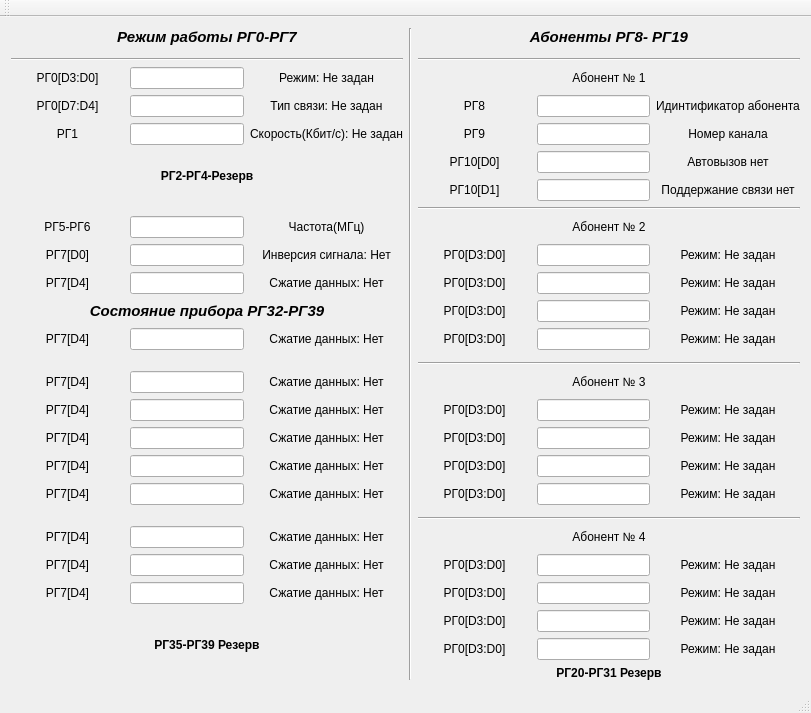
<?xml version="1.0" encoding="UTF-8"?>
<ui version="4.0">
 <class>DeviceVSClass</class>
 <widget class="QMainWindow" name="DeviceVSClass">
  <property name="geometry">
   <rect>
    <x>0</x>
    <y>0</y>
    <width>811</width>
    <height>693</height>
   </rect>
  </property>
  <property name="windowTitle">
   <string>Устройство</string>
  </property>
  <widget class="QWidget" name="centralWidget">
   <property name="sizePolicy">
    <sizepolicy hsizetype="Preferred" vsizetype="Preferred">
     <horstretch>0</horstretch>
     <verstretch>0</verstretch>
    </sizepolicy>
   </property>
   <layout class="QGridLayout" name="gridLayout">
    <item row="2" column="0">
     <layout class="QGridLayout" name="gridLayout_5">
      <property name="sizeConstraint">
       <enum>QLayout::SetDefaultConstraint</enum>
      </property>
      <item row="4" column="0">
       <widget class="QLabel" name="label">
        <property name="sizePolicy">
         <sizepolicy hsizetype="Minimum" vsizetype="Maximum">
          <horstretch>0</horstretch>
          <verstretch>0</verstretch>
         </sizepolicy>
        </property>
        <property name="layoutDirection">
         <enum>Qt::LeftToRight</enum>
        </property>
        <property name="text">
         <string>РГ0[D3:D0]</string>
        </property>
        <property name="alignment">
         <set>Qt::AlignCenter</set>
        </property>
       </widget>
      </item>
      <item row="4" column="4" colspan="3">
       <widget class="QLabel" name="label_14">
        <property name="text">
         <string>Абонент № 1</string>
        </property>
        <property name="alignment">
         <set>Qt::AlignCenter</set>
        </property>
       </widget>
      </item>
      <item row="5" column="5">
       <widget class="QLineEdit" name="lineEdit_7">
        <property name="sizePolicy">
         <sizepolicy hsizetype="Preferred" vsizetype="Preferred">
          <horstretch>0</horstretch>
          <verstretch>0</verstretch>
         </sizepolicy>
        </property>
        <property name="alignment">
         <set>Qt::AlignCenter</set>
        </property>
       </widget>
      </item>
      <item row="7" column="6">
       <widget class="QLabel" name="label_22">
        <property name="text">
         <string>Автовызов нет</string>
        </property>
        <property name="alignment">
         <set>Qt::AlignCenter</set>
        </property>
       </widget>
      </item>
      <item row="27" column="5">
       <widget class="QLineEdit" name="lineEdit_21">
        <property name="sizePolicy">
         <sizepolicy hsizetype="Preferred" vsizetype="Preferred">
          <horstretch>0</horstretch>
          <verstretch>0</verstretch>
         </sizepolicy>
        </property>
        <property name="text">
         <string/>
        </property>
        <property name="alignment">
         <set>Qt::AlignCenter</set>
        </property>
       </widget>
      </item>
      <item row="6" column="1">
       <widget class="QLineEdit" name="lineEdit_3">
        <property name="sizePolicy">
         <sizepolicy hsizetype="Preferred" vsizetype="Preferred">
          <horstretch>0</horstretch>
          <verstretch>0</verstretch>
         </sizepolicy>
        </property>
        <property name="text">
         <string/>
        </property>
        <property name="alignment">
         <set>Qt::AlignCenter</set>
        </property>
       </widget>
      </item>
      <item row="3" column="0" colspan="3">
       <widget class="Line" name="line_3">
        <property name="orientation">
         <enum>Qt::Horizontal</enum>
        </property>
       </widget>
      </item>
      <item row="20" column="5">
       <widget class="QLineEdit" name="lineEdit_17">
        <property name="sizePolicy">
         <sizepolicy hsizetype="Preferred" vsizetype="Preferred">
          <horstretch>0</horstretch>
          <verstretch>0</verstretch>
         </sizepolicy>
        </property>
        <property name="text">
         <string/>
        </property>
        <property name="alignment">
         <set>Qt::AlignCenter</set>
        </property>
       </widget>
      </item>
      <item row="19" column="6">
       <widget class="QLabel" name="label_38">
        <property name="text">
         <string>Режим: Не задан</string>
        </property>
        <property name="alignment">
         <set>Qt::AlignCenter</set>
        </property>
       </widget>
      </item>
      <item row="25" column="4">
       <widget class="QLabel" name="label_44">
        <property name="sizePolicy">
         <sizepolicy hsizetype="Minimum" vsizetype="Maximum">
          <horstretch>0</horstretch>
          <verstretch>0</verstretch>
         </sizepolicy>
        </property>
        <property name="layoutDirection">
         <enum>Qt::LeftToRight</enum>
        </property>
        <property name="text">
         <string>РГ0[D3:D0]</string>
        </property>
        <property name="alignment">
         <set>Qt::AlignCenter</set>
        </property>
       </widget>
      </item>
      <item row="11" column="1">
       <widget class="QLineEdit" name="lineEdit_5">
        <property name="sizePolicy">
         <sizepolicy hsizetype="Preferred" vsizetype="Preferred">
          <horstretch>0</horstretch>
          <verstretch>0</verstretch>
         </sizepolicy>
        </property>
        <property name="alignment">
         <set>Qt::AlignCenter</set>
        </property>
       </widget>
      </item>
      <item row="5" column="6">
       <widget class="QLabel" name="label_11">
        <property name="text">
         <string>Идинтификатор абонента</string>
        </property>
        <property name="alignment">
         <set>Qt::AlignCenter</set>
        </property>
       </widget>
      </item>
      <item row="1" column="4" colspan="3">
       <widget class="QLabel" name="label_6">
        <property name="sizePolicy">
         <sizepolicy hsizetype="Minimum" vsizetype="Fixed">
          <horstretch>0</horstretch>
          <verstretch>0</verstretch>
         </sizepolicy>
        </property>
        <property name="font">
         <font>
          <pointsize>11</pointsize>
          <italic>true</italic>
          <bold>true</bold>
         </font>
        </property>
        <property name="text">
         <string>Абоненты РГ8- РГ19</string>
        </property>
        <property name="alignment">
         <set>Qt::AlignCenter</set>
        </property>
       </widget>
      </item>
      <item row="26" column="6">
       <widget class="QLabel" name="label_47">
        <property name="text">
         <string>Режим: Не задан</string>
        </property>
        <property name="alignment">
         <set>Qt::AlignCenter</set>
        </property>
       </widget>
      </item>
      <item row="27" column="6">
       <widget class="QLabel" name="label_49">
        <property name="text">
         <string>Режим: Не задан</string>
        </property>
        <property name="alignment">
         <set>Qt::AlignCenter</set>
        </property>
       </widget>
      </item>
      <item row="10" column="4" colspan="3">
       <widget class="QLabel" name="label_25">
        <property name="text">
         <string>Абонент № 2</string>
        </property>
        <property name="alignment">
         <set>Qt::AlignCenter</set>
        </property>
       </widget>
      </item>
      <item row="21" column="5">
       <widget class="QLineEdit" name="lineEdit_18">
        <property name="sizePolicy">
         <sizepolicy hsizetype="Preferred" vsizetype="Preferred">
          <horstretch>0</horstretch>
          <verstretch>0</verstretch>
         </sizepolicy>
        </property>
        <property name="text">
         <string/>
        </property>
        <property name="alignment">
         <set>Qt::AlignCenter</set>
        </property>
       </widget>
      </item>
      <item row="14" column="6">
       <widget class="QLabel" name="label_33">
        <property name="text">
         <string>Режим: Не задан</string>
        </property>
        <property name="alignment">
         <set>Qt::AlignCenter</set>
        </property>
       </widget>
      </item>
      <item row="5" column="1">
       <widget class="QLineEdit" name="lineEdit_2">
        <property name="sizePolicy">
         <sizepolicy hsizetype="Preferred" vsizetype="Preferred">
          <horstretch>0</horstretch>
          <verstretch>0</verstretch>
         </sizepolicy>
        </property>
        <property name="alignment">
         <set>Qt::AlignCenter</set>
        </property>
       </widget>
      </item>
      <item row="24" column="0">
       <widget class="QLabel" name="label_66">
        <property name="sizePolicy">
         <sizepolicy hsizetype="Minimum" vsizetype="Maximum">
          <horstretch>0</horstretch>
          <verstretch>0</verstretch>
         </sizepolicy>
        </property>
        <property name="layoutDirection">
         <enum>Qt::LeftToRight</enum>
        </property>
        <property name="text">
         <string>РГ7[D4]</string>
        </property>
        <property name="alignment">
         <set>Qt::AlignCenter</set>
        </property>
       </widget>
      </item>
      <item row="19" column="1">
       <widget class="QLineEdit" name="lineEdit_26">
        <property name="sizePolicy">
         <sizepolicy hsizetype="Preferred" vsizetype="Preferred">
          <horstretch>0</horstretch>
          <verstretch>0</verstretch>
         </sizepolicy>
        </property>
        <property name="alignment">
         <set>Qt::AlignCenter</set>
        </property>
       </widget>
      </item>
      <item row="11" column="6">
       <widget class="QLabel" name="label_27">
        <property name="text">
         <string>Режим: Не задан</string>
        </property>
        <property name="alignment">
         <set>Qt::AlignCenter</set>
        </property>
       </widget>
      </item>
      <item row="28" column="4">
       <widget class="QLabel" name="label_50">
        <property name="sizePolicy">
         <sizepolicy hsizetype="Minimum" vsizetype="Maximum">
          <horstretch>0</horstretch>
          <verstretch>0</verstretch>
         </sizepolicy>
        </property>
        <property name="layoutDirection">
         <enum>Qt::LeftToRight</enum>
        </property>
        <property name="text">
         <string>РГ0[D3:D0]</string>
        </property>
        <property name="alignment">
         <set>Qt::AlignCenter</set>
        </property>
       </widget>
      </item>
      <item row="17" column="0">
       <widget class="QLabel" name="label_56">
        <property name="sizePolicy">
         <sizepolicy hsizetype="Minimum" vsizetype="Maximum">
          <horstretch>0</horstretch>
          <verstretch>0</verstretch>
         </sizepolicy>
        </property>
        <property name="layoutDirection">
         <enum>Qt::LeftToRight</enum>
        </property>
        <property name="text">
         <string>РГ7[D4]</string>
        </property>
        <property name="alignment">
         <set>Qt::AlignCenter</set>
        </property>
       </widget>
      </item>
      <item row="10" column="2">
       <widget class="QLabel" name="label_12">
        <property name="text">
         <string>Частота(МГц)</string>
        </property>
        <property name="alignment">
         <set>Qt::AlignCenter</set>
        </property>
       </widget>
      </item>
      <item row="18" column="0">
       <widget class="QLabel" name="label_58">
        <property name="sizePolicy">
         <sizepolicy hsizetype="Minimum" vsizetype="Maximum">
          <horstretch>0</horstretch>
          <verstretch>0</verstretch>
         </sizepolicy>
        </property>
        <property name="layoutDirection">
         <enum>Qt::LeftToRight</enum>
        </property>
        <property name="text">
         <string>РГ7[D4]</string>
        </property>
        <property name="alignment">
         <set>Qt::AlignCenter</set>
        </property>
       </widget>
      </item>
      <item row="12" column="0">
       <widget class="QLabel" name="label_18">
        <property name="sizePolicy">
         <sizepolicy hsizetype="Minimum" vsizetype="Maximum">
          <horstretch>0</horstretch>
          <verstretch>0</verstretch>
         </sizepolicy>
        </property>
        <property name="layoutDirection">
         <enum>Qt::LeftToRight</enum>
        </property>
        <property name="text">
         <string>РГ7[D4]</string>
        </property>
        <property name="alignment">
         <set>Qt::AlignCenter</set>
        </property>
       </widget>
      </item>
      <item row="8" column="6">
       <widget class="QLabel" name="label_24">
        <property name="text">
         <string>Поддержание связи нет</string>
        </property>
        <property name="alignment">
         <set>Qt::AlignCenter</set>
        </property>
       </widget>
      </item>
      <item row="20" column="6">
       <widget class="QLabel" name="label_40">
        <property name="text">
         <string>Режим: Не задан</string>
        </property>
        <property name="alignment">
         <set>Qt::AlignCenter</set>
        </property>
       </widget>
      </item>
      <item row="1" column="3" rowspan="29">
       <widget class="Line" name="line">
        <property name="orientation">
         <enum>Qt::Vertical</enum>
        </property>
       </widget>
      </item>
      <item row="7" column="4">
       <widget class="QLabel" name="label_20">
        <property name="sizePolicy">
         <sizepolicy hsizetype="Minimum" vsizetype="Maximum">
          <horstretch>0</horstretch>
          <verstretch>0</verstretch>
         </sizepolicy>
        </property>
        <property name="layoutDirection">
         <enum>Qt::LeftToRight</enum>
        </property>
        <property name="text">
         <string>РГ10[D0]</string>
        </property>
        <property name="alignment">
         <set>Qt::AlignCenter</set>
        </property>
       </widget>
      </item>
      <item row="17" column="2">
       <widget class="QLabel" name="label_57">
        <property name="text">
         <string>Сжатие данных: Нет</string>
        </property>
        <property name="alignment">
         <set>Qt::AlignCenter</set>
        </property>
       </widget>
      </item>
      <item row="13" column="0" colspan="3">
       <widget class="QLabel" name="label_53">
        <property name="sizePolicy">
         <sizepolicy hsizetype="Minimum" vsizetype="Fixed">
          <horstretch>0</horstretch>
          <verstretch>0</verstretch>
         </sizepolicy>
        </property>
        <property name="font">
         <font>
          <pointsize>11</pointsize>
          <italic>true</italic>
          <bold>true</bold>
         </font>
        </property>
        <property name="text">
         <string>Состояние прибора РГ32-РГ39</string>
        </property>
        <property name="alignment">
         <set>Qt::AlignCenter</set>
        </property>
       </widget>
      </item>
      <item row="12" column="2">
       <widget class="QLabel" name="label_19">
        <property name="text">
         <string>Сжатие данных: Нет</string>
        </property>
        <property name="alignment">
         <set>Qt::AlignCenter</set>
        </property>
       </widget>
      </item>
      <item row="21" column="6">
       <widget class="QLabel" name="label_42">
        <property name="text">
         <string>Режим: Не задан</string>
        </property>
        <property name="alignment">
         <set>Qt::AlignCenter</set>
        </property>
       </widget>
      </item>
      <item row="18" column="5">
       <widget class="QLineEdit" name="lineEdit_15">
        <property name="sizePolicy">
         <sizepolicy hsizetype="Preferred" vsizetype="Preferred">
          <horstretch>0</horstretch>
          <verstretch>0</verstretch>
         </sizepolicy>
        </property>
        <property name="text">
         <string/>
        </property>
        <property name="alignment">
         <set>Qt::AlignCenter</set>
        </property>
       </widget>
      </item>
      <item row="12" column="1">
       <widget class="QLineEdit" name="lineEdit_6">
        <property name="sizePolicy">
         <sizepolicy hsizetype="Preferred" vsizetype="Preferred">
          <horstretch>0</horstretch>
          <verstretch>0</verstretch>
         </sizepolicy>
        </property>
        <property name="alignment">
         <set>Qt::AlignCenter</set>
        </property>
       </widget>
      </item>
      <item row="20" column="4">
       <widget class="QLabel" name="label_39">
        <property name="sizePolicy">
         <sizepolicy hsizetype="Minimum" vsizetype="Maximum">
          <horstretch>0</horstretch>
          <verstretch>0</verstretch>
         </sizepolicy>
        </property>
        <property name="layoutDirection">
         <enum>Qt::LeftToRight</enum>
        </property>
        <property name="text">
         <string>РГ0[D3:D0]</string>
        </property>
        <property name="alignment">
         <set>Qt::AlignCenter</set>
        </property>
       </widget>
      </item>
      <item row="26" column="4">
       <widget class="QLabel" name="label_46">
        <property name="sizePolicy">
         <sizepolicy hsizetype="Minimum" vsizetype="Maximum">
          <horstretch>0</horstretch>
          <verstretch>0</verstretch>
         </sizepolicy>
        </property>
        <property name="layoutDirection">
         <enum>Qt::LeftToRight</enum>
        </property>
        <property name="text">
         <string>РГ0[D3:D0]</string>
        </property>
        <property name="alignment">
         <set>Qt::AlignCenter</set>
        </property>
       </widget>
      </item>
      <item row="8" column="4">
       <widget class="QLabel" name="label_23">
        <property name="sizePolicy">
         <sizepolicy hsizetype="Minimum" vsizetype="Maximum">
          <horstretch>0</horstretch>
          <verstretch>0</verstretch>
         </sizepolicy>
        </property>
        <property name="layoutDirection">
         <enum>Qt::LeftToRight</enum>
        </property>
        <property name="text">
         <string>РГ10[D1]</string>
        </property>
        <property name="alignment">
         <set>Qt::AlignCenter</set>
        </property>
       </widget>
      </item>
      <item row="26" column="5">
       <widget class="QLineEdit" name="lineEdit_20">
        <property name="sizePolicy">
         <sizepolicy hsizetype="Preferred" vsizetype="Preferred">
          <horstretch>0</horstretch>
          <verstretch>0</verstretch>
         </sizepolicy>
        </property>
        <property name="text">
         <string/>
        </property>
        <property name="alignment">
         <set>Qt::AlignCenter</set>
        </property>
       </widget>
      </item>
      <item row="11" column="2">
       <widget class="QLabel" name="label_16">
        <property name="text">
         <string>Инверсия сигнала: Нет</string>
        </property>
        <property name="alignment">
         <set>Qt::AlignCenter</set>
        </property>
       </widget>
      </item>
      <item row="10" column="1">
       <widget class="QLineEdit" name="lineEdit_4">
        <property name="sizePolicy">
         <sizepolicy hsizetype="Preferred" vsizetype="Preferred">
          <horstretch>0</horstretch>
          <verstretch>0</verstretch>
         </sizepolicy>
        </property>
        <property name="alignment">
         <set>Qt::AlignCenter</set>
        </property>
       </widget>
      </item>
      <item row="19" column="5">
       <widget class="QLineEdit" name="lineEdit_16">
        <property name="sizePolicy">
         <sizepolicy hsizetype="Preferred" vsizetype="Preferred">
          <horstretch>0</horstretch>
          <verstretch>0</verstretch>
         </sizepolicy>
        </property>
        <property name="text">
         <string/>
        </property>
        <property name="alignment">
         <set>Qt::AlignCenter</set>
        </property>
       </widget>
      </item>
      <item row="20" column="1">
       <widget class="QLineEdit" name="lineEdit_27">
        <property name="sizePolicy">
         <sizepolicy hsizetype="Preferred" vsizetype="Preferred">
          <horstretch>0</horstretch>
          <verstretch>0</verstretch>
         </sizepolicy>
        </property>
        <property name="alignment">
         <set>Qt::AlignCenter</set>
        </property>
       </widget>
      </item>
      <item row="6" column="6">
       <widget class="QLabel" name="label_21">
        <property name="text">
         <string>Номер канала</string>
        </property>
        <property name="alignment">
         <set>Qt::AlignCenter</set>
        </property>
       </widget>
      </item>
      <item row="14" column="5">
       <widget class="QLineEdit" name="lineEdit_14">
        <property name="sizePolicy">
         <sizepolicy hsizetype="Preferred" vsizetype="Preferred">
          <horstretch>0</horstretch>
          <verstretch>0</verstretch>
         </sizepolicy>
        </property>
        <property name="text">
         <string/>
        </property>
        <property name="alignment">
         <set>Qt::AlignCenter</set>
        </property>
       </widget>
      </item>
      <item row="5" column="4">
       <widget class="QLabel" name="label_7">
        <property name="sizePolicy">
         <sizepolicy hsizetype="Minimum" vsizetype="Maximum">
          <horstretch>0</horstretch>
          <verstretch>0</verstretch>
         </sizepolicy>
        </property>
        <property name="layoutDirection">
         <enum>Qt::LeftToRight</enum>
        </property>
        <property name="text">
         <string>РГ8</string>
        </property>
        <property name="alignment">
         <set>Qt::AlignCenter</set>
        </property>
       </widget>
      </item>
      <item row="17" column="1">
       <widget class="QLineEdit" name="lineEdit_24">
        <property name="sizePolicy">
         <sizepolicy hsizetype="Preferred" vsizetype="Preferred">
          <horstretch>0</horstretch>
          <verstretch>0</verstretch>
         </sizepolicy>
        </property>
        <property name="alignment">
         <set>Qt::AlignCenter</set>
        </property>
       </widget>
      </item>
      <item row="13" column="5">
       <widget class="QLineEdit" name="lineEdit_13">
        <property name="sizePolicy">
         <sizepolicy hsizetype="Preferred" vsizetype="Preferred">
          <horstretch>0</horstretch>
          <verstretch>0</verstretch>
         </sizepolicy>
        </property>
        <property name="text">
         <string/>
        </property>
        <property name="alignment">
         <set>Qt::AlignCenter</set>
        </property>
       </widget>
      </item>
      <item row="18" column="4">
       <widget class="QLabel" name="label_35">
        <property name="sizePolicy">
         <sizepolicy hsizetype="Minimum" vsizetype="Maximum">
          <horstretch>0</horstretch>
          <verstretch>0</verstretch>
         </sizepolicy>
        </property>
        <property name="layoutDirection">
         <enum>Qt::LeftToRight</enum>
        </property>
        <property name="text">
         <string>РГ0[D3:D0]</string>
        </property>
        <property name="alignment">
         <set>Qt::AlignCenter</set>
        </property>
       </widget>
      </item>
      <item row="3" column="4" colspan="3">
       <widget class="Line" name="line_2">
        <property name="orientation">
         <enum>Qt::Horizontal</enum>
        </property>
       </widget>
      </item>
      <item row="28" column="5">
       <widget class="QLineEdit" name="lineEdit_22">
        <property name="sizePolicy">
         <sizepolicy hsizetype="Preferred" vsizetype="Preferred">
          <horstretch>0</horstretch>
          <verstretch>0</verstretch>
         </sizepolicy>
        </property>
        <property name="text">
         <string/>
        </property>
        <property name="alignment">
         <set>Qt::AlignCenter</set>
        </property>
       </widget>
      </item>
      <item row="24" column="4" colspan="3">
       <widget class="QLabel" name="label_43">
        <property name="text">
         <string>Абонент № 4</string>
        </property>
        <property name="alignment">
         <set>Qt::AlignCenter</set>
        </property>
       </widget>
      </item>
      <item row="19" column="4">
       <widget class="QLabel" name="label_37">
        <property name="sizePolicy">
         <sizepolicy hsizetype="Minimum" vsizetype="Maximum">
          <horstretch>0</horstretch>
          <verstretch>0</verstretch>
         </sizepolicy>
        </property>
        <property name="layoutDirection">
         <enum>Qt::LeftToRight</enum>
        </property>
        <property name="text">
         <string>РГ0[D3:D0]</string>
        </property>
        <property name="alignment">
         <set>Qt::AlignCenter</set>
        </property>
       </widget>
      </item>
      <item row="25" column="6">
       <widget class="QLabel" name="label_45">
        <property name="text">
         <string>Режим: Не задан</string>
        </property>
        <property name="alignment">
         <set>Qt::AlignCenter</set>
        </property>
       </widget>
      </item>
      <item row="13" column="4">
       <widget class="QLabel" name="label_30">
        <property name="sizePolicy">
         <sizepolicy hsizetype="Minimum" vsizetype="Maximum">
          <horstretch>0</horstretch>
          <verstretch>0</verstretch>
         </sizepolicy>
        </property>
        <property name="layoutDirection">
         <enum>Qt::LeftToRight</enum>
        </property>
        <property name="text">
         <string>РГ0[D3:D0]</string>
        </property>
        <property name="alignment">
         <set>Qt::AlignCenter</set>
        </property>
       </widget>
      </item>
      <item row="18" column="2">
       <widget class="QLabel" name="label_59">
        <property name="text">
         <string>Сжатие данных: Нет</string>
        </property>
        <property name="alignment">
         <set>Qt::AlignCenter</set>
        </property>
       </widget>
      </item>
      <item row="21" column="1">
       <widget class="QLineEdit" name="lineEdit_28">
        <property name="sizePolicy">
         <sizepolicy hsizetype="Preferred" vsizetype="Preferred">
          <horstretch>0</horstretch>
          <verstretch>0</verstretch>
         </sizepolicy>
        </property>
        <property name="alignment">
         <set>Qt::AlignCenter</set>
        </property>
       </widget>
      </item>
      <item row="18" column="1">
       <widget class="QLineEdit" name="lineEdit_25">
        <property name="sizePolicy">
         <sizepolicy hsizetype="Preferred" vsizetype="Preferred">
          <horstretch>0</horstretch>
          <verstretch>0</verstretch>
         </sizepolicy>
        </property>
        <property name="alignment">
         <set>Qt::AlignCenter</set>
        </property>
       </widget>
      </item>
      <item row="11" column="5">
       <widget class="QLineEdit" name="lineEdit_11">
        <property name="sizePolicy">
         <sizepolicy hsizetype="Preferred" vsizetype="Preferred">
          <horstretch>0</horstretch>
          <verstretch>0</verstretch>
         </sizepolicy>
        </property>
        <property name="text">
         <string/>
        </property>
        <property name="alignment">
         <set>Qt::AlignCenter</set>
        </property>
       </widget>
      </item>
      <item row="13" column="6">
       <widget class="QLabel" name="label_31">
        <property name="text">
         <string>Режим: Не задан</string>
        </property>
        <property name="alignment">
         <set>Qt::AlignCenter</set>
        </property>
       </widget>
      </item>
      <item row="11" column="0">
       <widget class="QLabel" name="label_15">
        <property name="sizePolicy">
         <sizepolicy hsizetype="Minimum" vsizetype="Maximum">
          <horstretch>0</horstretch>
          <verstretch>0</verstretch>
         </sizepolicy>
        </property>
        <property name="layoutDirection">
         <enum>Qt::LeftToRight</enum>
        </property>
        <property name="text">
         <string>РГ7[D0]</string>
        </property>
        <property name="alignment">
         <set>Qt::AlignCenter</set>
        </property>
       </widget>
      </item>
      <item row="7" column="0" rowspan="2" colspan="3">
       <widget class="QLabel" name="label_10">
        <property name="font">
         <font>
          <bold>true</bold>
         </font>
        </property>
        <property name="text">
         <string>РГ2-РГ4-Резерв</string>
        </property>
        <property name="alignment">
         <set>Qt::AlignCenter</set>
        </property>
       </widget>
      </item>
      <item row="24" column="1">
       <widget class="QLineEdit" name="lineEdit_29">
        <property name="sizePolicy">
         <sizepolicy hsizetype="Preferred" vsizetype="Preferred">
          <horstretch>0</horstretch>
          <verstretch>0</verstretch>
         </sizepolicy>
        </property>
        <property name="alignment">
         <set>Qt::AlignCenter</set>
        </property>
       </widget>
      </item>
      <item row="5" column="0">
       <widget class="QLabel" name="label_3">
        <property name="sizePolicy">
         <sizepolicy hsizetype="Minimum" vsizetype="Maximum">
          <horstretch>0</horstretch>
          <verstretch>0</verstretch>
         </sizepolicy>
        </property>
        <property name="layoutDirection">
         <enum>Qt::LeftToRight</enum>
        </property>
        <property name="text">
         <string>РГ0[D7:D4]</string>
        </property>
        <property name="alignment">
         <set>Qt::AlignCenter</set>
        </property>
       </widget>
      </item>
      <item row="14" column="0">
       <widget class="QLabel" name="label_54">
        <property name="sizePolicy">
         <sizepolicy hsizetype="Minimum" vsizetype="Maximum">
          <horstretch>0</horstretch>
          <verstretch>0</verstretch>
         </sizepolicy>
        </property>
        <property name="layoutDirection">
         <enum>Qt::LeftToRight</enum>
        </property>
        <property name="text">
         <string>РГ7[D4]</string>
        </property>
        <property name="alignment">
         <set>Qt::AlignCenter</set>
        </property>
       </widget>
      </item>
      <item row="14" column="2">
       <widget class="QLabel" name="label_55">
        <property name="text">
         <string>Сжатие данных: Нет</string>
        </property>
        <property name="alignment">
         <set>Qt::AlignCenter</set>
        </property>
       </widget>
      </item>
      <item row="12" column="5">
       <widget class="QLineEdit" name="lineEdit_12">
        <property name="sizePolicy">
         <sizepolicy hsizetype="Preferred" vsizetype="Preferred">
          <horstretch>0</horstretch>
          <verstretch>0</verstretch>
         </sizepolicy>
        </property>
        <property name="text">
         <string/>
        </property>
        <property name="alignment">
         <set>Qt::AlignCenter</set>
        </property>
       </widget>
      </item>
      <item row="6" column="0">
       <widget class="QLabel" name="label_8">
        <property name="sizePolicy">
         <sizepolicy hsizetype="Minimum" vsizetype="Maximum">
          <horstretch>0</horstretch>
          <verstretch>0</verstretch>
         </sizepolicy>
        </property>
        <property name="layoutDirection">
         <enum>Qt::LeftToRight</enum>
        </property>
        <property name="text">
         <string>РГ1</string>
        </property>
        <property name="alignment">
         <set>Qt::AlignCenter</set>
        </property>
       </widget>
      </item>
      <item row="23" column="4" colspan="3">
       <widget class="Line" name="line_6">
        <property name="orientation">
         <enum>Qt::Horizontal</enum>
        </property>
       </widget>
      </item>
      <item row="8" column="5">
       <widget class="QLineEdit" name="lineEdit_10">
        <property name="sizePolicy">
         <sizepolicy hsizetype="Preferred" vsizetype="Preferred">
          <horstretch>0</horstretch>
          <verstretch>0</verstretch>
         </sizepolicy>
        </property>
        <property name="text">
         <string/>
        </property>
        <property name="alignment">
         <set>Qt::AlignCenter</set>
        </property>
       </widget>
      </item>
      <item row="4" column="2">
       <widget class="QLabel" name="label_2">
        <property name="text">
         <string>Режим: Не задан</string>
        </property>
        <property name="alignment">
         <set>Qt::AlignCenter</set>
        </property>
       </widget>
      </item>
      <item row="18" column="6">
       <widget class="QLabel" name="label_36">
        <property name="text">
         <string>Режим: Не задан</string>
        </property>
        <property name="alignment">
         <set>Qt::AlignCenter</set>
        </property>
       </widget>
      </item>
      <item row="19" column="0">
       <widget class="QLabel" name="label_60">
        <property name="sizePolicy">
         <sizepolicy hsizetype="Minimum" vsizetype="Maximum">
          <horstretch>0</horstretch>
          <verstretch>0</verstretch>
         </sizepolicy>
        </property>
        <property name="layoutDirection">
         <enum>Qt::LeftToRight</enum>
        </property>
        <property name="text">
         <string>РГ7[D4]</string>
        </property>
        <property name="alignment">
         <set>Qt::AlignCenter</set>
        </property>
       </widget>
      </item>
      <item row="9" column="4" colspan="3">
       <widget class="Line" name="line_4">
        <property name="orientation">
         <enum>Qt::Horizontal</enum>
        </property>
       </widget>
      </item>
      <item row="10" column="0">
       <widget class="QLabel" name="label_13">
        <property name="sizePolicy">
         <sizepolicy hsizetype="Minimum" vsizetype="Maximum">
          <horstretch>0</horstretch>
          <verstretch>0</verstretch>
         </sizepolicy>
        </property>
        <property name="layoutDirection">
         <enum>Qt::LeftToRight</enum>
        </property>
        <property name="text">
         <string>РГ5-РГ6</string>
        </property>
        <property name="alignment">
         <set>Qt::AlignCenter</set>
        </property>
       </widget>
      </item>
      <item row="5" column="2">
       <widget class="QLabel" name="label_4">
        <property name="text">
         <string>Тип связи: Не задан</string>
        </property>
        <property name="alignment">
         <set>Qt::AlignCenter</set>
        </property>
       </widget>
      </item>
      <item row="19" column="2">
       <widget class="QLabel" name="label_61">
        <property name="text">
         <string>Сжатие данных: Нет</string>
        </property>
        <property name="alignment">
         <set>Qt::AlignCenter</set>
        </property>
       </widget>
      </item>
      <item row="21" column="0">
       <widget class="QLabel" name="label_64">
        <property name="sizePolicy">
         <sizepolicy hsizetype="Minimum" vsizetype="Maximum">
          <horstretch>0</horstretch>
          <verstretch>0</verstretch>
         </sizepolicy>
        </property>
        <property name="layoutDirection">
         <enum>Qt::LeftToRight</enum>
        </property>
        <property name="text">
         <string>РГ7[D4]</string>
        </property>
        <property name="alignment">
         <set>Qt::AlignCenter</set>
        </property>
       </widget>
      </item>
      <item row="25" column="5">
       <widget class="QLineEdit" name="lineEdit_19">
        <property name="sizePolicy">
         <sizepolicy hsizetype="Preferred" vsizetype="Preferred">
          <horstretch>0</horstretch>
          <verstretch>0</verstretch>
         </sizepolicy>
        </property>
        <property name="text">
         <string/>
        </property>
        <property name="alignment">
         <set>Qt::AlignCenter</set>
        </property>
       </widget>
      </item>
      <item row="12" column="4">
       <widget class="QLabel" name="label_28">
        <property name="sizePolicy">
         <sizepolicy hsizetype="Minimum" vsizetype="Maximum">
          <horstretch>0</horstretch>
          <verstretch>0</verstretch>
         </sizepolicy>
        </property>
        <property name="layoutDirection">
         <enum>Qt::LeftToRight</enum>
        </property>
        <property name="text">
         <string>РГ0[D3:D0]</string>
        </property>
        <property name="alignment">
         <set>Qt::AlignCenter</set>
        </property>
       </widget>
      </item>
      <item row="6" column="5">
       <widget class="QLineEdit" name="lineEdit_8">
        <property name="sizePolicy">
         <sizepolicy hsizetype="Preferred" vsizetype="Preferred">
          <horstretch>0</horstretch>
          <verstretch>0</verstretch>
         </sizepolicy>
        </property>
        <property name="alignment">
         <set>Qt::AlignCenter</set>
        </property>
       </widget>
      </item>
      <item row="6" column="2">
       <widget class="QLabel" name="label_9">
        <property name="text">
         <string>Скорость(Кбит/с): Не задан</string>
        </property>
        <property name="alignment">
         <set>Qt::AlignCenter</set>
        </property>
       </widget>
      </item>
      <item row="27" column="4">
       <widget class="QLabel" name="label_48">
        <property name="sizePolicy">
         <sizepolicy hsizetype="Minimum" vsizetype="Maximum">
          <horstretch>0</horstretch>
          <verstretch>0</verstretch>
         </sizepolicy>
        </property>
        <property name="layoutDirection">
         <enum>Qt::LeftToRight</enum>
        </property>
        <property name="text">
         <string>РГ0[D3:D0]</string>
        </property>
        <property name="alignment">
         <set>Qt::AlignCenter</set>
        </property>
       </widget>
      </item>
      <item row="16" column="4" colspan="3">
       <widget class="Line" name="line_5">
        <property name="orientation">
         <enum>Qt::Horizontal</enum>
        </property>
       </widget>
      </item>
      <item row="14" column="4">
       <widget class="QLabel" name="label_32">
        <property name="sizePolicy">
         <sizepolicy hsizetype="Minimum" vsizetype="Maximum">
          <horstretch>0</horstretch>
          <verstretch>0</verstretch>
         </sizepolicy>
        </property>
        <property name="layoutDirection">
         <enum>Qt::LeftToRight</enum>
        </property>
        <property name="text">
         <string>РГ0[D3:D0]</string>
        </property>
        <property name="alignment">
         <set>Qt::AlignCenter</set>
        </property>
       </widget>
      </item>
      <item row="17" column="4" colspan="3">
       <widget class="QLabel" name="label_34">
        <property name="text">
         <string>Абонент № 3</string>
        </property>
        <property name="alignment">
         <set>Qt::AlignCenter</set>
        </property>
       </widget>
      </item>
      <item row="12" column="6">
       <widget class="QLabel" name="label_29">
        <property name="text">
         <string>Режим: Не задан</string>
        </property>
        <property name="alignment">
         <set>Qt::AlignCenter</set>
        </property>
       </widget>
      </item>
      <item row="20" column="0">
       <widget class="QLabel" name="label_63">
        <property name="sizePolicy">
         <sizepolicy hsizetype="Minimum" vsizetype="Maximum">
          <horstretch>0</horstretch>
          <verstretch>0</verstretch>
         </sizepolicy>
        </property>
        <property name="layoutDirection">
         <enum>Qt::LeftToRight</enum>
        </property>
        <property name="text">
         <string>РГ7[D4]</string>
        </property>
        <property name="alignment">
         <set>Qt::AlignCenter</set>
        </property>
       </widget>
      </item>
      <item row="20" column="2">
       <widget class="QLabel" name="label_62">
        <property name="text">
         <string>Сжатие данных: Нет</string>
        </property>
        <property name="alignment">
         <set>Qt::AlignCenter</set>
        </property>
       </widget>
      </item>
      <item row="28" column="6">
       <widget class="QLabel" name="label_51">
        <property name="text">
         <string>Режим: Не задан</string>
        </property>
        <property name="alignment">
         <set>Qt::AlignCenter</set>
        </property>
       </widget>
      </item>
      <item row="21" column="2">
       <widget class="QLabel" name="label_65">
        <property name="text">
         <string>Сжатие данных: Нет</string>
        </property>
        <property name="alignment">
         <set>Qt::AlignCenter</set>
        </property>
       </widget>
      </item>
      <item row="1" column="0" colspan="3">
       <widget class="QLabel" name="label_5">
        <property name="sizePolicy">
         <sizepolicy hsizetype="Minimum" vsizetype="Fixed">
          <horstretch>0</horstretch>
          <verstretch>0</verstretch>
         </sizepolicy>
        </property>
        <property name="font">
         <font>
          <pointsize>11</pointsize>
          <italic>true</italic>
          <bold>true</bold>
         </font>
        </property>
        <property name="text">
         <string>Режим работы РГ0-РГ7</string>
        </property>
        <property name="alignment">
         <set>Qt::AlignCenter</set>
        </property>
       </widget>
      </item>
      <item row="4" column="1">
       <widget class="QLineEdit" name="lineEdit">
        <property name="sizePolicy">
         <sizepolicy hsizetype="Preferred" vsizetype="Preferred">
          <horstretch>0</horstretch>
          <verstretch>0</verstretch>
         </sizepolicy>
        </property>
        <property name="alignment">
         <set>Qt::AlignCenter</set>
        </property>
       </widget>
      </item>
      <item row="6" column="4">
       <widget class="QLabel" name="label_17">
        <property name="sizePolicy">
         <sizepolicy hsizetype="Minimum" vsizetype="Maximum">
          <horstretch>0</horstretch>
          <verstretch>0</verstretch>
         </sizepolicy>
        </property>
        <property name="layoutDirection">
         <enum>Qt::LeftToRight</enum>
        </property>
        <property name="text">
         <string>РГ9</string>
        </property>
        <property name="alignment">
         <set>Qt::AlignCenter</set>
        </property>
       </widget>
      </item>
      <item row="21" column="4">
       <widget class="QLabel" name="label_41">
        <property name="sizePolicy">
         <sizepolicy hsizetype="Minimum" vsizetype="Maximum">
          <horstretch>0</horstretch>
          <verstretch>0</verstretch>
         </sizepolicy>
        </property>
        <property name="layoutDirection">
         <enum>Qt::LeftToRight</enum>
        </property>
        <property name="text">
         <string>РГ0[D3:D0]</string>
        </property>
        <property name="alignment">
         <set>Qt::AlignCenter</set>
        </property>
       </widget>
      </item>
      <item row="14" column="1">
       <widget class="QLineEdit" name="lineEdit_23">
        <property name="sizePolicy">
         <sizepolicy hsizetype="Preferred" vsizetype="Preferred">
          <horstretch>0</horstretch>
          <verstretch>0</verstretch>
         </sizepolicy>
        </property>
        <property name="alignment">
         <set>Qt::AlignCenter</set>
        </property>
       </widget>
      </item>
      <item row="11" column="4">
       <widget class="QLabel" name="label_26">
        <property name="sizePolicy">
         <sizepolicy hsizetype="Minimum" vsizetype="Maximum">
          <horstretch>0</horstretch>
          <verstretch>0</verstretch>
         </sizepolicy>
        </property>
        <property name="layoutDirection">
         <enum>Qt::LeftToRight</enum>
        </property>
        <property name="text">
         <string>РГ0[D3:D0]</string>
        </property>
        <property name="alignment">
         <set>Qt::AlignCenter</set>
        </property>
       </widget>
      </item>
      <item row="7" column="5">
       <widget class="QLineEdit" name="lineEdit_9">
        <property name="sizePolicy">
         <sizepolicy hsizetype="Preferred" vsizetype="Preferred">
          <horstretch>0</horstretch>
          <verstretch>0</verstretch>
         </sizepolicy>
        </property>
        <property name="text">
         <string/>
        </property>
        <property name="alignment">
         <set>Qt::AlignCenter</set>
        </property>
       </widget>
      </item>
      <item row="29" column="4" colspan="3">
       <widget class="QLabel" name="label_52">
        <property name="font">
         <font>
          <bold>true</bold>
         </font>
        </property>
        <property name="text">
         <string>РГ20-РГ31 Резерв</string>
        </property>
        <property name="alignment">
         <set>Qt::AlignCenter</set>
        </property>
       </widget>
      </item>
      <item row="24" column="2">
       <widget class="QLabel" name="label_67">
        <property name="text">
         <string>Сжатие данных: Нет</string>
        </property>
        <property name="alignment">
         <set>Qt::AlignCenter</set>
        </property>
       </widget>
      </item>
      <item row="25" column="0">
       <widget class="QLabel" name="label_68">
        <property name="sizePolicy">
         <sizepolicy hsizetype="Minimum" vsizetype="Maximum">
          <horstretch>0</horstretch>
          <verstretch>0</verstretch>
         </sizepolicy>
        </property>
        <property name="layoutDirection">
         <enum>Qt::LeftToRight</enum>
        </property>
        <property name="text">
         <string>РГ7[D4]</string>
        </property>
        <property name="alignment">
         <set>Qt::AlignCenter</set>
        </property>
       </widget>
      </item>
      <item row="26" column="0">
       <widget class="QLabel" name="label_69">
        <property name="sizePolicy">
         <sizepolicy hsizetype="Minimum" vsizetype="Maximum">
          <horstretch>0</horstretch>
          <verstretch>0</verstretch>
         </sizepolicy>
        </property>
        <property name="layoutDirection">
         <enum>Qt::LeftToRight</enum>
        </property>
        <property name="text">
         <string>РГ7[D4]</string>
        </property>
        <property name="alignment">
         <set>Qt::AlignCenter</set>
        </property>
       </widget>
      </item>
      <item row="25" column="1">
       <widget class="QLineEdit" name="lineEdit_30">
        <property name="sizePolicy">
         <sizepolicy hsizetype="Preferred" vsizetype="Preferred">
          <horstretch>0</horstretch>
          <verstretch>0</verstretch>
         </sizepolicy>
        </property>
        <property name="alignment">
         <set>Qt::AlignCenter</set>
        </property>
       </widget>
      </item>
      <item row="26" column="1">
       <widget class="QLineEdit" name="lineEdit_31">
        <property name="sizePolicy">
         <sizepolicy hsizetype="Preferred" vsizetype="Preferred">
          <horstretch>0</horstretch>
          <verstretch>0</verstretch>
         </sizepolicy>
        </property>
        <property name="alignment">
         <set>Qt::AlignCenter</set>
        </property>
       </widget>
      </item>
      <item row="25" column="2">
       <widget class="QLabel" name="label_71">
        <property name="text">
         <string>Сжатие данных: Нет</string>
        </property>
        <property name="alignment">
         <set>Qt::AlignCenter</set>
        </property>
       </widget>
      </item>
      <item row="26" column="2">
       <widget class="QLabel" name="label_72">
        <property name="text">
         <string>Сжатие данных: Нет</string>
        </property>
        <property name="alignment">
         <set>Qt::AlignCenter</set>
        </property>
       </widget>
      </item>
      <item row="27" column="0" rowspan="3" colspan="3">
       <widget class="QLabel" name="label_70">
        <property name="font">
         <font>
          <bold>true</bold>
         </font>
        </property>
        <property name="text">
         <string>РГ35-РГ39 Резерв</string>
        </property>
        <property name="alignment">
         <set>Qt::AlignCenter</set>
        </property>
       </widget>
      </item>
     </layout>
    </item>
   </layout>
  </widget>
  <widget class="QMenuBar" name="menuBar">
   <property name="geometry">
    <rect>
     <x>0</x>
     <y>0</y>
     <width>811</width>
     <height>22</height>
    </rect>
   </property>
  </widget>
  <widget class="QToolBar" name="mainToolBar">
   <attribute name="toolBarArea">
    <enum>TopToolBarArea</enum>
   </attribute>
   <attribute name="toolBarBreak">
    <bool>false</bool>
   </attribute>
  </widget>
  <widget class="QStatusBar" name="statusBar"/>
 </widget>
 <layoutdefault spacing="6" margin="11"/>
 <tabstops>
  <tabstop>lineEdit_5</tabstop>
  <tabstop>lineEdit_6</tabstop>
 </tabstops>
 <resources>
  <include location="DeviceVS.qrc"/>
 </resources>
 <connections/>
</ui>
